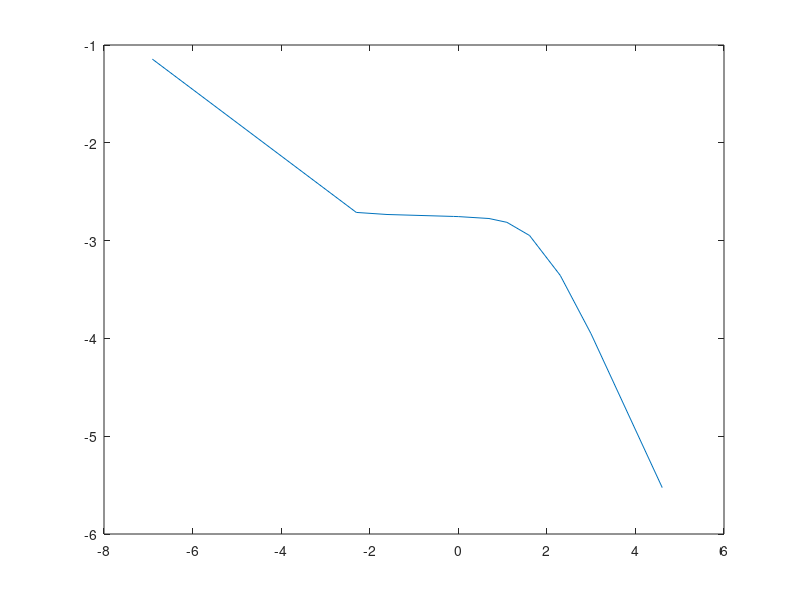
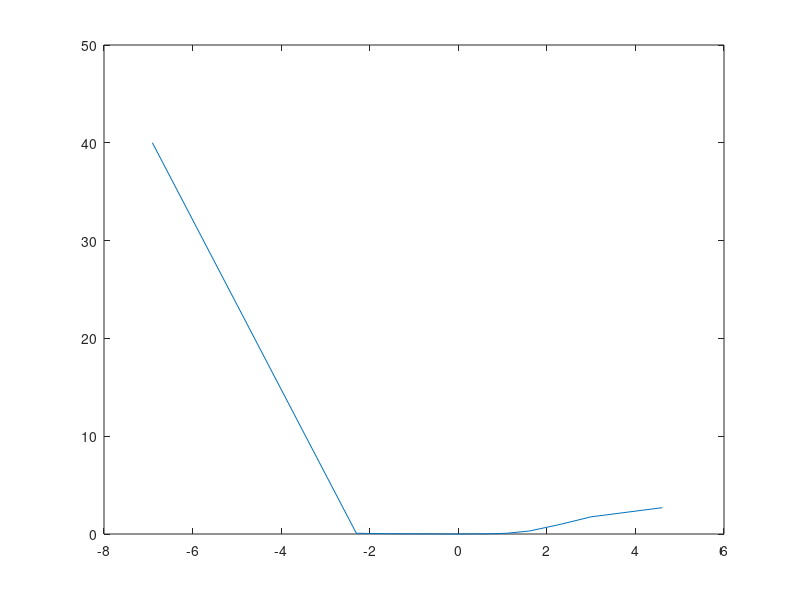

Here is the MATLAB script that generated these plots, in order:
clear;
clc;

N = 2000;
gs = 4; 
y = randn(1,N)*gs;

sigmas = [0.001 0.1 0.2 0.9 1 2 3 5 10 20 100];
len = length(sigmas);

indices = randperm(N);
val_indices = indices(1:ceil(N/4)); nv = length(val_indices);
train_indices = indices(ceil(N/4)+1:N); nt = length(train_indices);
val_indices = train_indices;

density_val = zeros(1,nv); ground_truth_density_val = density_val;
log_likelihood = zeros(1,len); diff_ground_truth = log_likelihood;

for i=1:len
    density_val(:) = 0;
    for j=1:nv
       density_val(j) = mean(exp(-(y(val_indices(j))-y(train_indices)).^2/(2*sigmas(i)*sigmas(i))))/(sigmas(i)*sqrt(2*pi));
       ground_truth_density_val(j) = exp(-(y(val_indices(j)))^2/(2*gs*gs))/(gs*sqrt(2*pi));
    end
    log_likelihood(i) = mean(log(density_val));
    diff_ground_truth(i) = sum((density_val-ground_truth_density_val).^2);
end
figure(1); plot(log(sigmas),log_likelihood); 
figure(2); plot(log(sigmas),diff_ground_truth);
[maxval,maxind] = max(log_likelihood);
fprintf('\nbest sigma = %f, corresp log likelihood = %f',sigmas(maxind),log_likelihood(maxind));
[minval,minind] = min(diff_ground_truth);
fprintf('\nbest sigma = %f, corresp difference = %f, corresp difference at maxind = %f',sigmas(minind),diff_ground_truth(minind),diff_ground_truth(maxind));



